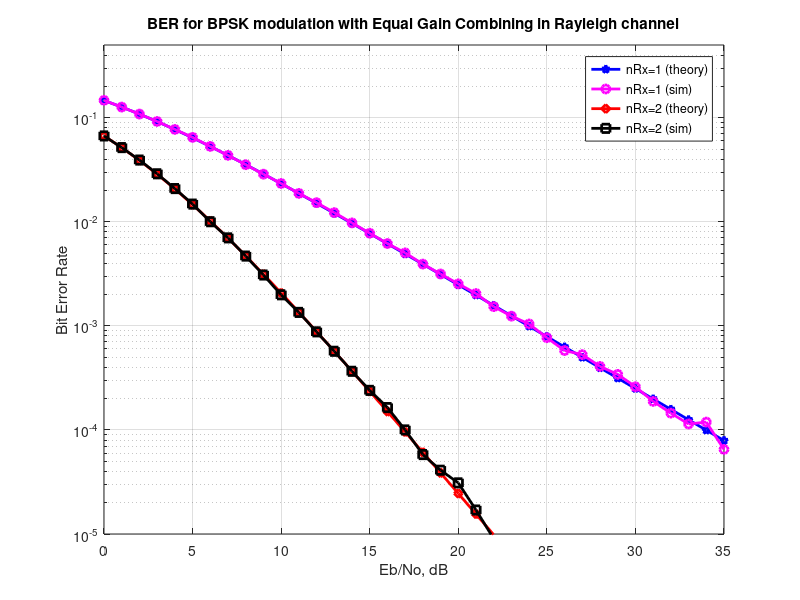

Here is the MATLAB script that generated this plot:
function BERRayFadingChannel_EGC()
% Script for computing the BER for BPSK modulation in a
% Rayleigh fading channel with equal gain combining

clear
N = 10^6; % number of bits or symbols

% Transmitter
ip = rand(1,N)>0.5; % generating 0,1 with equal probability
s = 2*ip-1; % BPSK modulation 0 -> -1; 1 -> 0

nRx =  [1 2];
Eb_N0_dB = [0:35]; % multiple Eb/N0 values

for jj = 1:length(nRx)

    for ii = 1:length(Eb_N0_dB)

        n = 1/sqrt(2)*[randn(nRx(jj),N) + j*randn(nRx(jj),N)]; % white gaussian noise, 0dB variance
        h = 1/sqrt(2)*[randn(nRx(jj),N) + j*randn(nRx(jj),N)]; % Rayleigh channel

        % Channel and noise Noise addition
        sD = kron(ones(nRx(jj),1),s);
        y = h.*sD + 10^(-Eb_N0_dB(ii)/20)*n;

        % equalization with equal gain combining
        yHat = y.*exp(-j*angle(h)); % removing the phase of the channel
        yHat = sum(yHat,1); % adding values from all the receive chains

        % receiver - hard decision decoding
        ipHat = real(yHat)>0;

        % counting the errors
        nErr(jj,ii) = size(find([ip- ipHat]),2);

    end

end

simBer = nErr/N; % simulated ber
EbN0Lin = 10.^(Eb_N0_dB/10);
theoryBer_nRx1 = 0.5.*(1-1*(1+1./EbN0Lin).^(-0.5)); 
theoryBer_nRx2 = 0.5*(1 - sqrt(EbN0Lin.*(EbN0Lin+2))./(EbN0Lin+1) );

% plot
% close all
figure

semilogy(Eb_N0_dB,theoryBer_nRx1,'bp-','LineWidth',2);
hold on
semilogy(Eb_N0_dB,simBer(1,:),'mo-','LineWidth',2);
semilogy(Eb_N0_dB,theoryBer_nRx2,'rd-','LineWidth',2);
semilogy(Eb_N0_dB,simBer(2,:),'ks-','LineWidth',2);
axis([0 35 10^-5 0.5])
grid on
legend('nRx=1 (theory)', 'nRx=1 (sim)', 'nRx=2 (theory)', 'nRx=2 (sim)');
xlabel('Eb/No, dB');
ylabel('Bit Error Rate');
title('BER for BPSK modulation with Equal Gain Combining in Rayleigh channel');